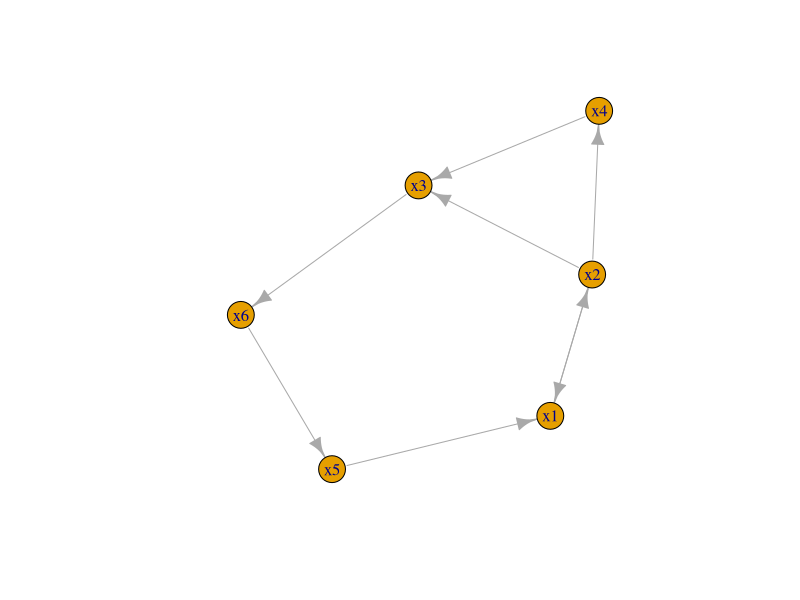

Source code (R):
## ---- chunk 1
if (!require("igraph")) {
    install.packages("igraph")
    library(igraph)
}
## ---- chunk 2
# regular min() will just get the min distance, not the associated vertex
# return the v w/ min dist in Q
get_min = function(Q, dist){
  d = Inf
  v = NA
  for(i in 1:length(Q)){
    if(as.numeric(dist[1, as.character(Q[i])]) < d){ # new smallest distance
      v = as.character(Q[i])
      d = dist[1,as.character(Q[i])]
    }
  }
  return(v)
}

# return 'Q' without 'u'
del = function(Q, u){
  new_Q = list()
  pos = 1
  for(i in 1:length(Q)){
    if(as.character(Q[i]) != u){
      # add the element to new_Q
      new_Q[pos] = Q[i]
      pos = pos + 1
    } # else, is 'u', don't add
  }
  return(new_Q)
}

# get the neighbors of 'u' in the graph 'G' that are still in 'Q'
get_neighbors = function(G, u, Q){
  n = neighbors(G, u)
  res = list()
  pos = 1
  # for each element in Q
  for(i in 1:length(Q)){
    # check if it's one of the neighbors
    for(v in n$name){
      if(as.character(Q[i]) == v){
        # is neighbor
        res[pos] = v
        pos = pos + 1
      }
    }
  }
  return(res)
}

# Dijkstra's algorithm
dijkstra = function(G, start){
  # set up
  Q = list()
  # n x 1 data frames
  dist = data.frame(row.names=V(G)$name)
  prev = data.frame(row.names=V(G)$name)
  for(v in V(G)$name){
    dist[1,v] = Inf
    prev[1,v] = NA
    Q[length(Q) + 1] = v
  }
  # initial value
  dist[1,start] = 0
  # until Q is empty
  while(length(Q) > 0){
    u = get_min(Q, dist)
    Q = del(Q, u)
    # if Q is empty, then 'u' is the last element
    if(length(Q) != 0){
      n = get_neighbors(G, u, Q)
      for(v in n){
        alt = dist[1,u] + 1 # distance between neighbors is 1, since edges un-weighted
        if(alt < dist[1,v]){
          dist[1,v] = alt
          prev[1,v] = u
        }
      }
    }
    
  }
  return(data.frame(c(dist, prev)))
}
## ---- chunk 3
# set up Q2 graph
edges2 = c("x1", "x2",
           "x2", "x1",
           "x2", "x3",
           "x2", "x4",
           "x3", "x6",
           "x4", "x3",
           "x6", "x5",
           "x5", "x1")
G2 = make_graph(edges2, directed = TRUE)
plot(G2)
res = dijkstra(G2, "x1")
# the distances are:
res[1,1:6]
# the previous nodes are:
res[1,7:12]
## ---- chunk 4
# the paths from 'x1' to any other node is:
shortest_paths(G2, "x1", algorithm = "dijkstra")$vpath
# the distances from 'x1' to the other nodes are:
distances(G2, algorithm = "dijkstra", mode = "in")[,1]
